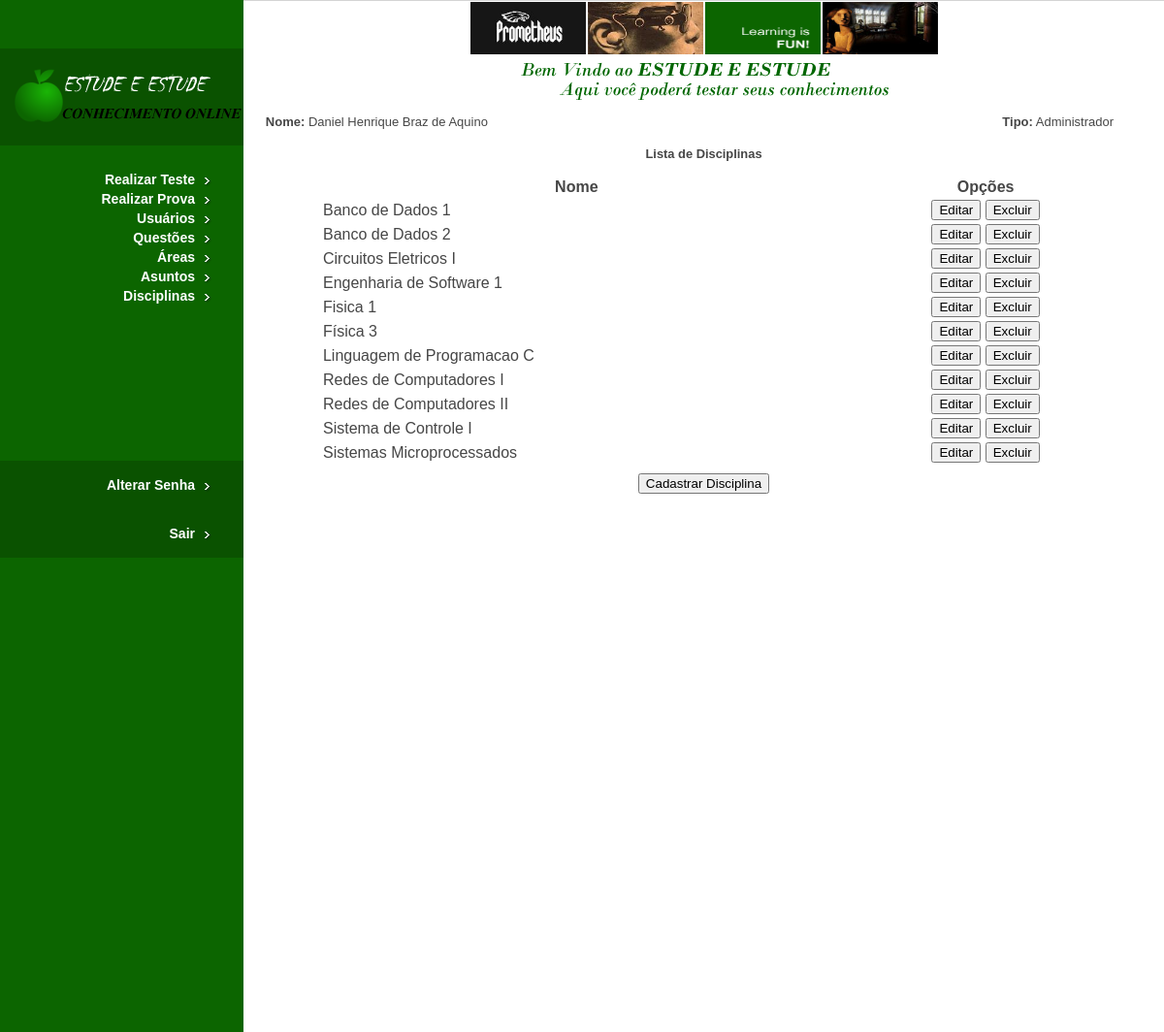
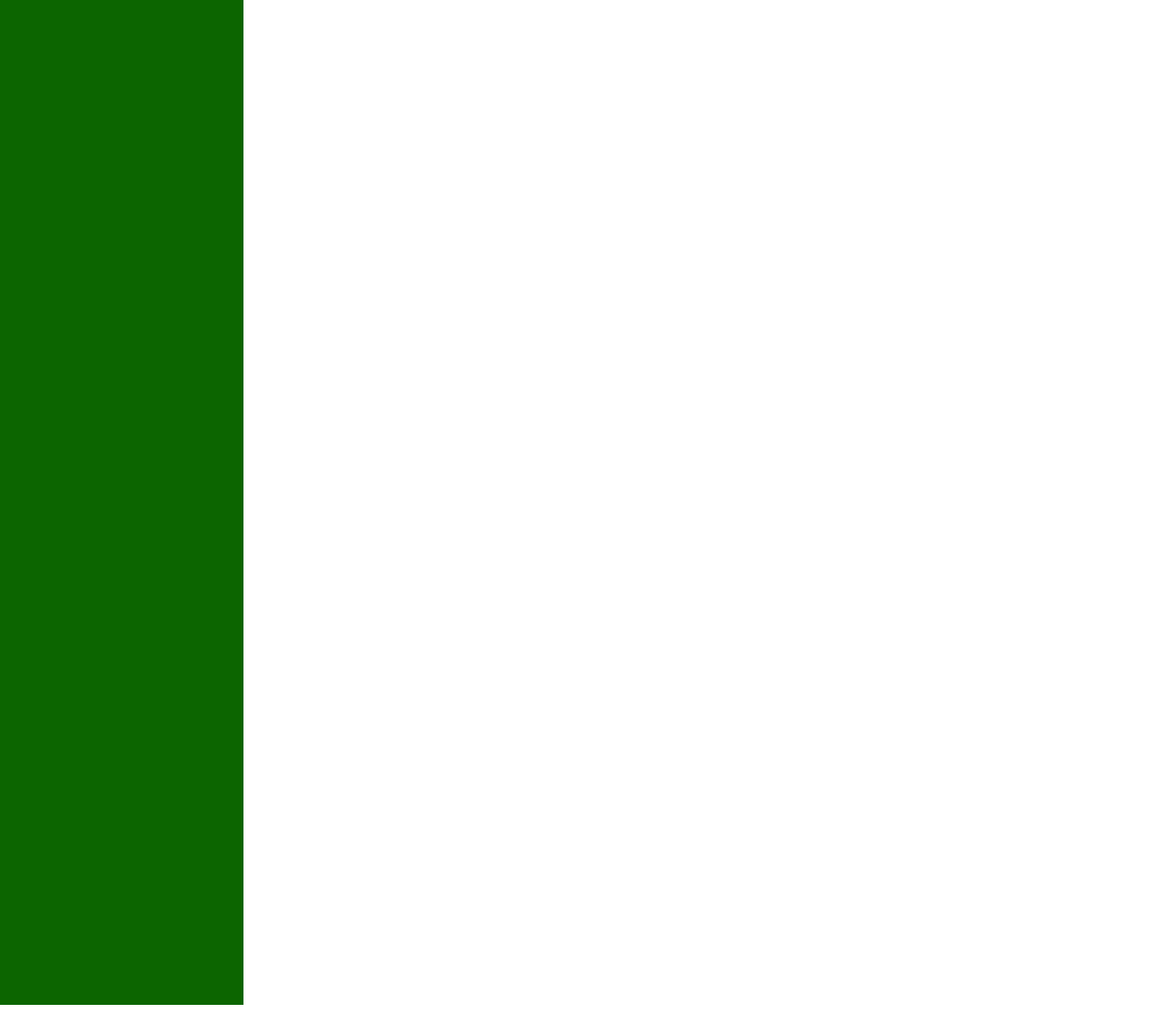
Screenshot of /Sistema/disciplina_lista.php (signed in) with the database file from the repository (2 pictures, top to bottom).
### tables this page shows
CREATE TABLE IF NOT EXISTS `disciplina` (
  `codigo` int(11) NOT NULL AUTO_INCREMENT,
  `login_administrador` varchar(25) DEFAULT NULL,
  `nome` varchar(50) NOT NULL,
  `data` date NOT NULL,
  `hora` time NOT NULL,
  PRIMARY KEY (`codigo`),
  UNIQUE KEY `nome` (`nome`),
  KEY `login_administrador` (`login_administrador`)
);

### Sistema/disciplina_lista.php (the view, shortened to what this page needs)
<?php
if (isset($_SESSION['logado']) &&($_SESSION['logado'] == 1)){
	?>
<html>
<head>
<link href="css/style.css" rel="stylesheet" type="text/css" />
</head>
<body>
<div id="leftMain"><a href="home.php"><img src="images/logo.png"
	alt="Estude e Estude" border="0" /></a>
<div id="navbar">
<ul>
<?php
echo '<li><a href="teste_questao.php">Realizar Teste</a></li>';
echo '<li><a href="prova_questao.php">Realizar Prova</a></li>';
if($_SESSION['logado'] == 1)
{
	echo '<li><a href="usuario_lista.php">Usuários</a></li>';
}
if($_SESSION['logado'] != 3)
{
	echo '<li><a href="questao_lista.php">Questões</a></li>';
}
if($_SESSION['logado'] == 1)
{
	echo '<li><a href="area_lista.php">Áreas</a></li>';
	echo '<li><a href="assunto_lista.php">Asuntos</a></li>';
	echo '<li><a href="disciplina_lista.php">Disciplinas</a></li>';
}
?>
</ul>
</div>
<div id="navbarAlt">
<ul>
	<li><a href="senha.php">Alterar Senha</a></li>
</ul>
<ul>
	<li><a href="logout.php">Sair</a></li>
</ul>
</div>
</div>
<div id="mainphotos"><center>
<img src="images/picture1.jpg" alt="Photo 1"
	width="119" height="54" /><img src="images/picture2.jpg" alt="Photo 2"
	width="119" height="54" /><img src="images/learning-is-fun.gif"
	alt="Learning is Fun" width="119" height="54" /><img
	src="images/picture3.jpg" alt="Photo 3" width="119" height="54" />
</center>
<center><img src="images/welcome.png" alt="Welcome" /></center>
<table width="900px">
	<tr align="left">
		<td width="2%"></td>
		<td align="left"><font size=2><?php
		echo '<b>Nome:</b> ' . $_SESSION["nome"];
		?></font></td>
		<td align="right"><font size=2><?php
		if($_SESSION['logado'] == 1) $tipo_usuario = 'Administrador';
		echo '<b>Tipo:</b> ' . $tipo_usuario;
		?></font></td>
	</tr>
</table>
<center>
<h3>Lista de Disciplinas</h3>
</center>
<form name="form1" method="POST" action="disciplina_editar.php">
<table border="0" align="center" width="900px">
<?php
$sql = "SELECT nome,codigo FROM disciplina ORDER BY nome";
$tabela = mysql_query($sql);
	?>
	<tr>
		<td width="5%"></td>
		<td width="50%"><center><b>Nome</b></center></td>
		<td width="30%">
		<center><b>Opções</b></center>
		</td>
	</tr>
	<?php
	while($dados = mysql_fetch_row($tabela)){
		$codigo = $dados[1];
		$nome = $dados[0];
		?>
	<tr>
		<td width="5%"></td>
		<td align="left"><?php echo $nome?></td>
		<td align="center"><input type="button" value="Editar"
			onclick=" location.href = 'disciplina_editar.php?codigo=<?php echo $codigo?>'">
		<input type="button" value="Excluir"
			onclick="location.href = 'disciplina_excluir.php?codigo=<?php echo $codigo?>'">
		</td>
	</tr>
	<?php
	}
	?>
	<tr>
		<td colspan="3" height="5"></td>
	</tr>
	<tr>
		<td colspan="3" align="center"><input type="submit"
			value="Cadastrar Disciplina"></td>
</table>
</form>
</div>
</body>
</html>
	<?php
}
else{
	header("Location: home.php");
	exit;
}
?>

### Sistema/css/style.css (style rules this page uses)
html, body { height:250%; }
body { font-family: Verdana, Arial, Helvetica, sans-serif; font-size: 11px; color: #464646; text-decoration: none; background-color: #FFFFFF; margin:0; padding:0; }
#leftMain { display:block; float:left; width:251px; height:100%; background:#0c6500; padding:50px 0; }
#mainphotos { width:1200px; border-top:1px solid #D4D4D4; }
#mainphotos img { padding:1px; border:0; }
div#navbar { width: 251px; display:block; float:left; padding-top:25px; }
div#navbar ul { margin:0; padding:0; }
div#navbar li { list-style-type:none; display:block; float:right; width:251px; height:20px; background-image: url(../images/bg-nav.gif); background-repeat: no-repeat; text-align:right; }
div#navbar li a { display:block; float:left; width:201px; height:20px; text-decoration: none; margin:0; padding:0; color: #FFFFFF; font-family: Arial, Helvetica, sans-serif; font-size: 14px; font-weight:bold; line-height:20px; padding-right:51px; }
div#navbar li a:link { color: #FFFFFF: }
div#navbarAlt { width: 251px; display:block; float:left; padding-top:160px; }
div#navbarAlt ul { margin:0; padding:0; }
div#navbarAlt li { list-style-type:none; display:block; float:right; width:251px; height:50px; background-image: url(../images/bg-nav-alt.gif); background-repeat: no-repeat; text-align:right; }
div#navbarAlt li a { display:block; float:left; width:201px; height:50px; text-decoration: none; margin:0; padding:0; color: #FFFFFF; font-family: Arial, Helvetica, sans-serif; font-size: 14px; font-weight:bold; line-height:50px; padding-right:51px; }
div#navbarAlt li a:link { color: #FFFFFF: }
#special-box-left p, ul { padding:8px 8px 3px 8px; margin:0; }
#special-box-right p, ul { padding:8px 8px 3px 8px; margin:0; }
h1, h2, h3, h4, h5, h6 { margin: 15px 0; }
ul, ol { margin: 15px 0 0 15px; }
a, a:visited { color:#0c6500; text-decoration:underline; font-weight:bold; }

### rows the page displays
disciplina: nome "Banco de Dados 1"
disciplina: nome "Banco de Dados 2"
disciplina: nome "Circuitos Eletricos I"
disciplina: nome "Engenharia de Software 1"
disciplina: nome "Fisica 1"
disciplina: nome "Física 3"
disciplina: nome "Linguagem de Programacao C"
disciplina: nome "Redes de Computadores I"
disciplina: nome "Redes de Computadores II"
disciplina: nome "Sistema de Controle I"
disciplina: nome "Sistemas Microprocessados"

### other values shown
$_SESSION["nome"] "Daniel Henrique Braz de Aquino"
$tipo_usuario "Administrador"
